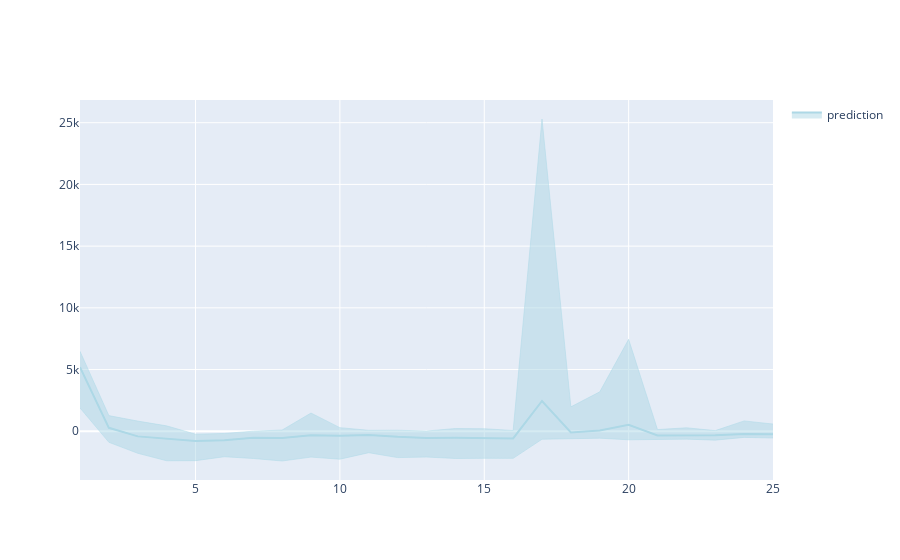

Source (notebook cell):
### Code cell
grp = r1_s1_soft.groupby("lap").agg({"mdelt":{"mean", "min", "max"}})
grp.columns = ["_".join(col) for col in grp.columns]
grp = grp.reset_index()

fig = go.Figure()
fig.add_trace(go.Scatter(x=grp["lap"], 
                         y=grp["mdelt_min"],
                         mode='lines',
                         name='mdelt_min',
                         opacity=0.75,
#                          marker = {"color":"lightblue", "width":0.5},
                         line=dict(color='lightblue', width=0.5),
                         showlegend=False
                         ))

fig.add_trace(go.Scatter(x=grp["lap"], 
                         y=grp["mdelt_mean"],
                         mode='lines',
                         name='prediction',
                         fill="tonexty",
                         line=dict(color='lightblue', width=2)
                         ))

fig.add_trace(go.Scatter(x=grp["lap"], 
                         y=grp["mdelt_max"],
                         mode='lines',
                         name='mdelt_max',
                         opacity=0.75,
                         fill="tonexty",
                         line=dict(color='lightblue', width=0.5),
                         showlegend=False
                         ))

### Figure 1 — Plotly figure (JSON) as saved in the notebook; plotly's stock layout.template omitted (floating-point values rounded to 4 significant figures)
{"data": [{"line": {"color": "lightblue", "width": 0.5}, "mode": "lines", "name": "mdelt_min", "opacity": 0.75, "showlegend": false, "type": "scatter", "x": [1, 2, 3, 4, 5, 6, 7, 8, 9, 10, 11, 12, 13, 14, 15, 16, 17, 18, 19, 20, 21, 22, 23, 24, 25], "y": [1890.0, -894.4, -1783.0, -2391.0, -2383.0, -2065.0, -2206.0, -2409.0, -2094.0, -2264.0, -1738.0, -2134.0, -2090.0, -2205.0, -2191.0, -2195.0, -647.5, -617.5, -562.5, -693.5, -666.1, -639.2, -719.1, -497.1, -549.2]}, {"fill": "tonexty", "line": {"color": "lightblue", "width": 2}, "mode": "lines", "name": "prediction", "type": "scatter", "x": [1, 2, 3, 4, 5, 6, 7, 8, 9, 10, 11, 12, 13, 14, 15, 16, 17, 18, 19, 20, 21, 22, 23, 24, 25], "y": [5193.0, 278.6, -414.2, -589.7, -785.5, -719.3, -520.7, -548.5, -321.0, -371.9, -307.4, -453.0, -540.2, -532.7, -559.6, -576.3, 2452.0, -95.01, 69.12, 520.5, -337.3, -312.8, -321.7, -224.4, -248.0]}, {"fill": "tonexty", "line": {"color": "lightblue", "width": 0.5}, "mode": "lines", "name": "mdelt_max", "opacity": 0.75, "showlegend": false, "type": "scatter", "x": [1, 2, 3, 4, 5, 6, 7, 8, 9, 10, 11, 12, 13, 14, 15, 16, 17, 18, 19, 20, 21, 22, 23, 24, 25], "y": [6478.0, 1268.0, 825.2, 438.2, -232.5, -177.8, 7.52, 102.5, 1477.0, 294.7, 77.2, 85.2, 19.92, 222.9, 206.9, 60.92, 25300.0, 1980.0, 3192.0, 7449.0, 135.2, 283.2, 53.2, 841.2, 585.2]}], "layout": {"autosize": true, "xaxis": {"autorange": true, "range": [1, 25], "type": "linear"}, "yaxis": {"autorange": true, "range": [-3949.0, 26840.0], "type": "linear"}}}
